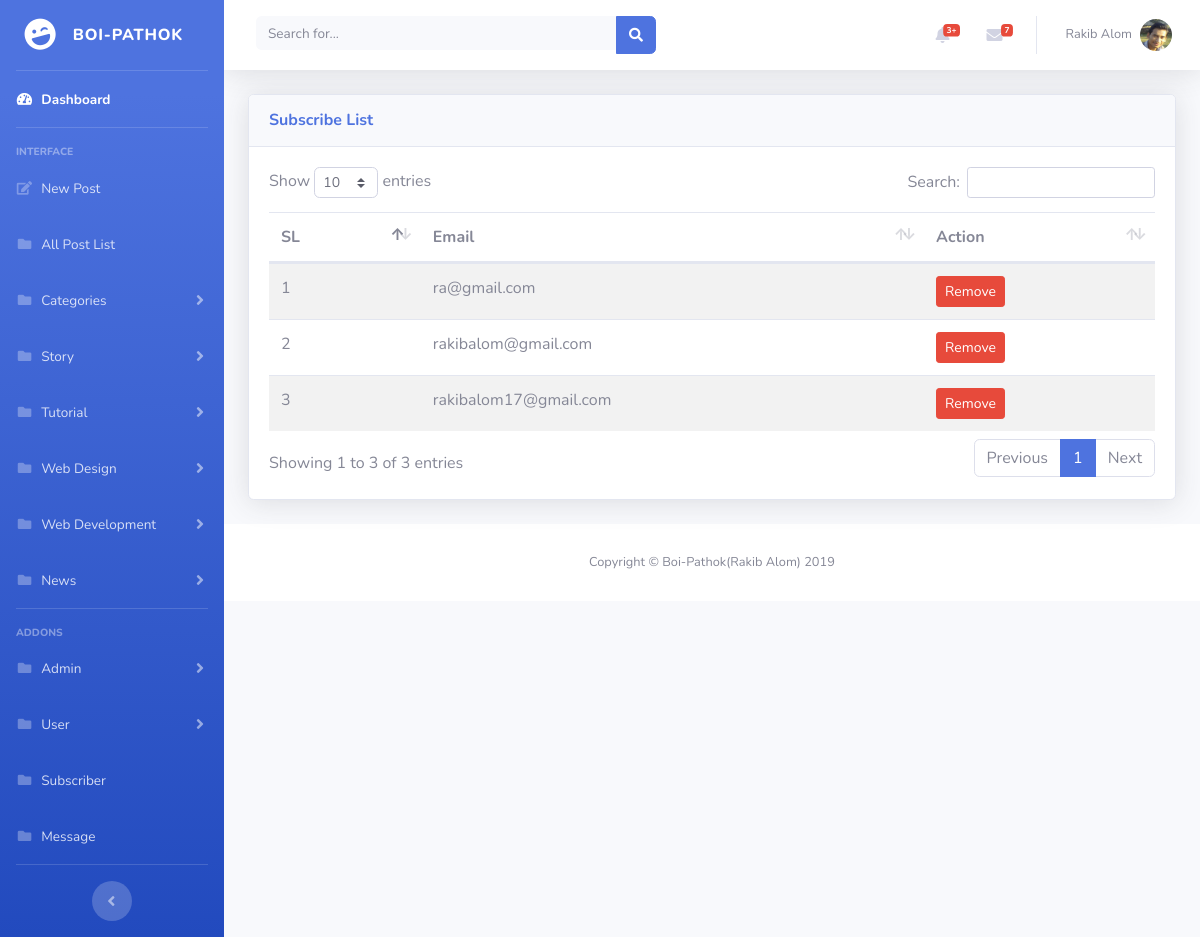
The app's page /adminpanel/admin/subscribe.php (signed in) with its own data.
### tables this page shows
CREATE TABLE `categories` (
  `cate_id` int(11) NOT NULL,
  `cate_name` varchar(50) NOT NULL,
  `cate_status` int(11) NOT NULL DEFAULT '1'
);

CREATE TABLE `subscribe` (
  `subscribe_id` int(11) NOT NULL,
  `subscribe_email` varchar(50) NOT NULL
);

### adminpanel/admin/subscribe.php (the view, shortened to what this page needs)
<?php
	include ('../include/admin_header.php');
	include ('../include/dbcon.php');
	$count = 1;
	$sql = "SELECT * FROM subscribe";
	$run = mysqli_query($con,$sql);
?>
<div id="wrapper">
        <div class="container-fluid">
          <div class="card shadow mb-4">
            <div class="card-header py-3">
              <h6 class="m-0 font-weight-bold text-primary">Subscribe List</h6>
            </div>
            <div class="card-body">
              <div class="table-responsive">
                <table class="table table-striped" id="dataTable" width="100%" cellspacing="0">
                 	<thead>
	                    <tr>
	                      	<th>SL</th>
	                      	<th>Email</th>
	                      	<th>Action</th>
	                    </tr>
                 	</thead>
                 	<tbody>
                 		<?php while($result = mysqli_fetch_assoc($run)) { ?>
                 		<tr>
                 			<td><?php echo $count++; ?></td>
                 			<td><?php echo $result['subscribe_email']; ?></td>
                 			<td>
                 				<form action="" method="POST">
                 					<button class="btn btn-sm btn-danger" name="remove">Remove</button>
                 				</form>
                 			</td>
                 		</tr>
                 		<?php } ?>
                 	</tbody>
                </table>
              </div>
            </div>
          </div>
        </div>
      </div>
			<?php
	include ('../include/admin_footer.php');
?>

### adminpanel/include/admin_header.php (shortened to what this page needs)
<?php
    include ('dbcon.php');
    $email = $_SESSION['email'];
    $sql11 = "SELECT * FROM admin WHERE admin_email = '$email'";
    $run11 = mysqli_query($con,$sql11);
    $result11 = mysqli_fetch_assoc($run11);
 ?>
<!DOCTYPE html>
<html lang="en">
<head>
  <link href="../vendor/fontawesome-free/css/all.min.css" rel="stylesheet" type="text/css">
  <link href="../css/sb-admin-2.css" rel="stylesheet">
  <link href="../vendor/datatables/dataTables.bootstrap4.min.css" rel="stylesheet">
</head>
<body id="page-top">
  <div id="wrapper">
    <ul class="navbar-nav bg-gradient-primary sidebar sidebar-dark accordion" id="accordionSidebar">
      <a class="sidebar-brand d-flex align-items-center justify-content-center" href="index.php">
        <div class="sidebar-brand-icon rotate-n-15">
          <i class="fas fa-laugh-wink"></i>
        </div>
        <div class="sidebar-brand-text mx-3">Boi-Pathok</div>
      </a>
      <hr class="sidebar-divider my-0">
      <li class="nav-item active">
        <a class="nav-link" href="../admin/index.php">
          <i class="fas fa-fw fa-tachometer-alt"></i>
          <span>Dashboard</span></a>
      </li>
      <hr class="sidebar-divider">
      <div class="sidebar-heading">
        Interface
      </div>
      <li class="nav-item">
        <a class="nav-link" href="../admin/post.php">
          <i class="fas fa-fw fa-edit"></i>
          <span>New Post</span></a>
      </li>
      <li class="nav-item">
        <a class="nav-link" href="../admin/post_list.php">
          <i class="fas fa-fw fa-folder"></i>
          <span>All Post List</span></a>
      </li>
      <li class="nav-item">
        <a class="nav-link collapsed" href="#" data-toggle="collapse" data-target="#categoriesNav" aria-expanded="true" aria-controls="collapsePages">
          <i class="fas fa-fw fa-folder"></i>
          <span>Categories</span>
        </a>
      </li>
    <?php
      include ('dbcon.php');
      $sql = "SELECT * FROM categories WHERE cate_status = '1'";
      $run = mysqli_query($con,$sql);
      while($result = mysqli_fetch_assoc($run)) {
     ?>
      <li class="nav-item" value="<?php echo $result['cate_id']; ?>">
        <a class="nav-link collapsed" href="#" data-toggle="collapse" data-target="#navID<?php echo $result['cate_id']; ?>" aria-expanded="true" aria-controls="collapsePages">
          <i class="fas fa-fw fa-folder"></i>
          <span><?php echo $result['cate_name']; ?></span>
        </a>
      </li>
    <?php } ?>
      <hr class="sidebar-divider">
      <div class="sidebar-heading">
        Addons
      </div>
      <li class="nav-item">
        <a class="nav-link collapsed" href="#" data-toggle="collapse" data-target="#adminNav" aria-expanded="true" aria-controls="collapsePages">
          <i class="fas fa-fw fa-folder"></i>
          <span>Admin</span>
        </a>
      </li>
      <li class="nav-item">
        <a class="nav-link collapsed" href="#" data-toggle="collapse" data-target="#userNav" aria-expanded="true" aria-controls="collapsePages">
          <i class="fas fa-fw fa-folder"></i>
          <span>User</span>
        </a>
      </li>
      <li class="nav-item">
        <a class="nav-link" href="../admin/subscribe.php">
          <i class="fas fa-fw fa-folder"></i>
          <span>Subscriber</span></a>
      </li>
      <li class="nav-item">
        <a class="nav-link" href="../admin/contact.php">
          <i class="fas fa-fw fa-folder"></i>
          <span>Message</span></a>
      </li>
      <hr class="sidebar-divider d-none d-md-block">
      <div class="text-center d-none d-md-inline">
        <button class="rounded-circle border-0" id="sidebarToggle"></button>
      </div>
    </ul>
    <div id="content-wrapper" class="d-flex flex-column">
      <div id="content">
        <nav class="navbar navbar-expand navbar-light bg-white topbar mb-4 static-top shadow">
          <form class="d-none d-sm-inline-block form-inline mr-auto ml-md-3 my-2 my-md-0 mw-100 navbar-search">
            <div class="input-group">
              <input type="text" class="form-control bg-light border-0 small" placeholder="Search for..." aria-label="Search" aria-describedby="basic-addon2">
              <div class="input-group-append">
                <button class="btn btn-primary" type="button">
                  <i class="fas fa-search fa-sm"></i>
                </button>
              </div>
            </div>
          </form>
          <ul class="navbar-nav ml-auto">
            <li class="nav-item dropdown no-arrow mx-1">
              <a class="nav-link dropdown-toggle" href="#" id="alertsDropdown" role="button" data-toggle="dropdown" aria-haspopup="true" aria-expanded="false">
                <i class="fas fa-bell fa-fw"></i>
                <span class="badge badge-danger badge-counter">3+</span>
              </a>
            </li>
            <li class="nav-item dropdown no-arrow mx-1">
              <a class="nav-link dropdown-toggle" href="#" id="messagesDropdown" role="button" data-toggle="dropdown" aria-haspopup="true" aria-expanded="false">
                <i class="fas fa-envelope fa-fw"></i>
                <span class="badge badge-danger badge-counter">7</span>
              </a>
            </li>
            <li class="nav-item dropdown no-arrow">
              <a class="nav-link dropdown-toggle" href="#" id="userDropdown" role="button" data-toggle="dropdown" aria-haspopup="true" aria-expanded="false">
                <span class="mr-2 d-none d-lg-inline text-gray-600 small"><?php echo $result11['admin_name']; ?></span>
                <img class="img-profile rounded-circle" src="../img/admin/<?php echo $result11['admin_image']; ?>">
              </a>
            </li>
          </ul>
        </nav>

### records on screen
categories: $result['cate_id'] 8 (drawn), cate_name "Story"
categories: $result['cate_id'] 9 (drawn), cate_name "Tutorial"
categories: $result['cate_id'] 10 (drawn), cate_name "Web Design"
categories: $result['cate_id'] 11 (drawn), cate_name "Web Development"
categories: $result['cate_id'] 12 (drawn), cate_name "News"
subscribe: subscribe_email "ra@gmail.com"
subscribe: subscribe_email "rakibalom@gmail.com"
subscribe: subscribe_email "rakibalom17@gmail.com"

### other values on screen
$result11['admin_name'] "Rakib Alom"
